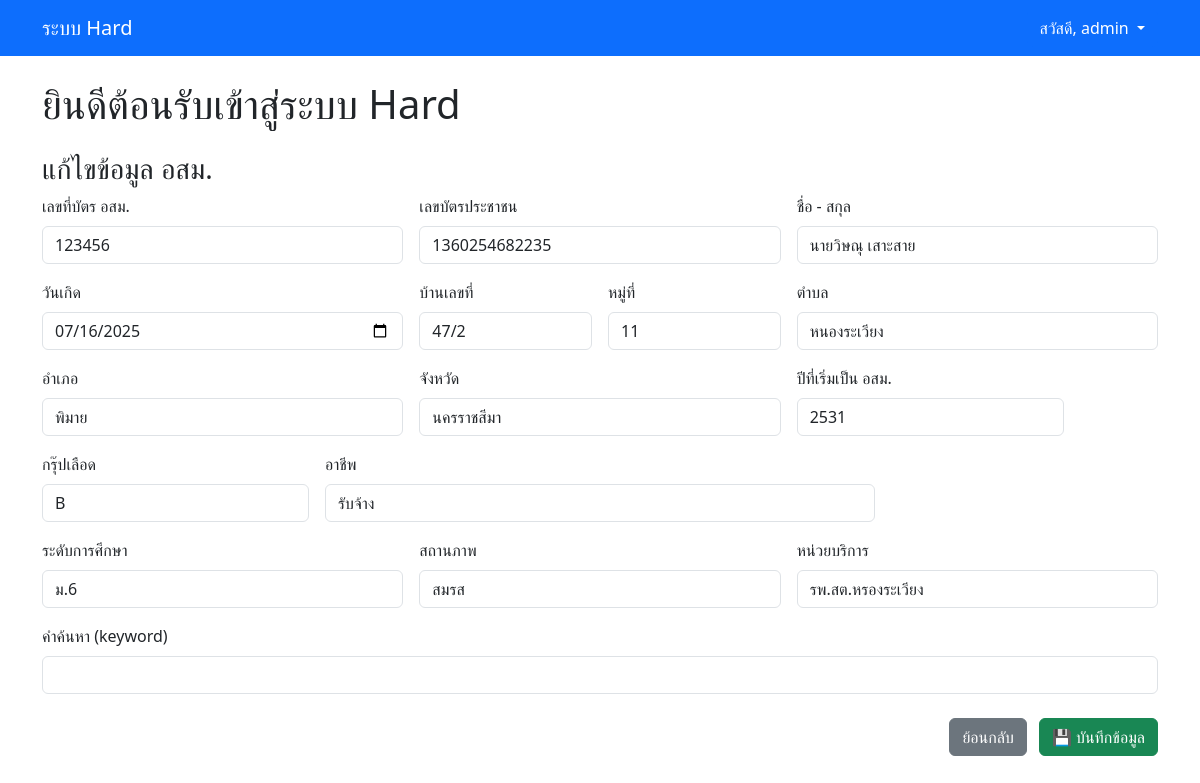
Screenshot of /volunteers/edit_volunteer.php?id=1 (signed in) with the database file from the repository.
### tables this page shows
CREATE TABLE `volunteers`  (
  `id` int NOT NULL AUTO_INCREMENT,
  `card_no` varchar(20) NULL DEFAULT NULL,
  `cid` varchar(13) NULL DEFAULT NULL,
  `fullname` varchar(100) NULL DEFAULT NULL,
  `birthdate` date NULL DEFAULT NULL,
  `house_no` varchar(20) NULL DEFAULT NULL,
  `village_no` varchar(3) NULL DEFAULT NULL,
  `subdistrict` varchar(100) NULL DEFAULT NULL,
  `year_start` varchar(4) NULL DEFAULT NULL,
  `blood_group` varchar(2) NULL DEFAULT NULL,
  `occupation` varchar(100) NULL DEFAULT NULL,
  `education_level` varchar(100) NULL DEFAULT NULL,
  `marital_status` varchar(100) NULL DEFAULT NULL,
  `unit_name` varchar(150) NULL DEFAULT NULL,
  `created_at` timestamp NOT NULL DEFAULT CURRENT_TIMESTAMP,
  `district` varchar(100) NULL DEFAULT '',
  `province` varchar(100) NULL DEFAULT '',
  `keyword` varchar(255) NULL DEFAULT '',
  PRIMARY KEY (`id`) USING BTREE
);

### volunteers/edit_volunteer.php (the view, shortened to what this page needs)
<?php
include '../includes/db_connect.php';
$id = intval($_GET['id']);
$stmt = $conn->prepare("SELECT * FROM volunteers WHERE id = ?");
$stmt->bind_param("i", $id);
$stmt->execute();
$result = $stmt->get_result();
$volunteer = $result->fetch_assoc();
?>
<!DOCTYPE html>
<html lang="th">
<head>
  <?php include '../header.php'; ?>
 <link href="https://cdn.jsdelivr.net/npm/bootstrap@5.3.0/dist/css/bootstrap.min.css" rel="stylesheet" />
</head>
<body>
<div class="container mt-4">
  <h3>แก้ไขข้อมูล อสม.</h3>
  <form method="POST" action="">
    <div class="row g-3">
      <div class="col-md-4">
        <label class="form-label">เลขที่บัตร อสม.</label>
        <input type="text" name="card_no" class="form-control" required value="<?= htmlspecialchars($volunteer['card_no']) ?>">
      </div>
      <div class="col-md-4">
        <label class="form-label">เลขบัตรประชาชน</label>
        <input type="text" name="cid" class="form-control" required maxlength="13" value="<?= htmlspecialchars($volunteer['cid']) ?>">
      </div>
      <div class="col-md-4">
        <label class="form-label">ชื่อ - สกุล</label>
        <input type="text" name="fullname" class="form-control" required value="<?= htmlspecialchars($volunteer['fullname']) ?>">
      </div>
      <div class="col-md-4">
        <label class="form-label">วันเกิด</label>
        <input type="date" name="birthdate" class="form-control" required value="<?= htmlspecialchars($volunteer['birthdate']) ?>">
      </div>
      <div class="col-md-2">
        <label class="form-label">บ้านเลขที่</label>
        <input type="text" name="house_no" class="form-control" value="<?= htmlspecialchars($volunteer['house_no']) ?>">
      </div>
      <div class="col-md-2">
        <label class="form-label">หมู่ที่</label>
        <input type="text" name="village_no" class="form-control" value="<?= htmlspecialchars($volunteer['village_no']) ?>">
      </div>
      <div class="col-md-4">
        <label class="form-label">ตำบล</label>
        <input type="text" name="subdistrict" class="form-control" value="<?= htmlspecialchars($volunteer['subdistrict']) ?>">
      </div>
      <div class="col-md-4">
        <label class="form-label">อำเภอ</label>
        <input type="text" name="district" class="form-control" value="<?= htmlspecialchars($volunteer['district']) ?>">
      </div>
      <div class="col-md-4">
        <label class="form-label">จังหวัด</label>
        <input type="text" name="province" class="form-control" value="<?= htmlspecialchars($volunteer['province']) ?>">
      </div>
      <div class="col-md-3">
        <label class="form-label">ปีที่เริ่มเป็น อสม.</label>
        <input type="text" name="year_start" class="form-control" placeholder="พ.ศ. เช่น 2555" value="<?= htmlspecialchars($volunteer['year_start']) ?>">
      </div>
      <div class="col-md-3">
        <label class="form-label">กรุ๊ปเลือด</label>
        <input type="text" name="blood_group" class="form-control" placeholder="A, B, AB, O" value="<?= htmlspecialchars($volunteer['blood_group']) ?>">
      </div>
      <div class="col-md-6">
        <label class="form-label">อาชีพ</label>
        <input type="text" name="occupation" class="form-control" value="<?= htmlspecialchars($volunteer['occupation']) ?>">
      </div>
      <div class="col-md-4">
        <label class="form-label">ระดับการศึกษา</label>
        <input type="text" name="education_level" class="form-control" placeholder="ประถม / ม.ต้น / ป.ตรี ฯลฯ" value="<?= htmlspecialchars($volunteer['education_level']) ?>">
      </div>
      <div class="col-md-4">
        <label class="form-label">สถานภาพ</label>
        <input type="text" name="marital_status" class="form-control" placeholder="โสด / สมรส / หย่า ฯลฯ" value="<?= htmlspecialchars($volunteer['marital_status']) ?>">
      </div>
      <div class="col-md-4">
        <label class="form-label">หน่วยบริการ</label>
        <input type="text" name="unit_name" class="form-control" placeholder="รพ.พิมาย / หนองระเวียง ฯลฯ" value="<?= htmlspecialchars($volunteer['unit_name']) ?>">
      </div>
<div class="col-md-12">
  <label class="form-label">คำค้นหา (keyword)</label>
  <input type="text" name="keyword" class="form-control" value="<?= htmlspecialchars($volunteer['keyword']) ?>">
</div>
<div class="text-end mt-4">
  <a href="view_volunteers.php" class="btn btn-secondary me-2">ย้อนกลับ</a>
  <button type="submit" class="btn btn-success">💾 บันทึกข้อมูล</button>
</div>
  </form>
</div>
</body>
</html>

### rows the page displays
volunteers: card_no "123456", cid "1360254682235", fullname "นายวิษณุ เสาะสาย", birthdate "07/16/2025", house_no "47/2", village_no "11", subdistrict "หนองระเวียง", district "พิมาย", province "นครราชสีมา", year_start "2531", blood_group "B", occupation "รับจ้าง", education_level "ม.6", marital_status "สมรส", unit_name "รพ.สต.หรองระเวียง"

### other values shown
$username "admin"
